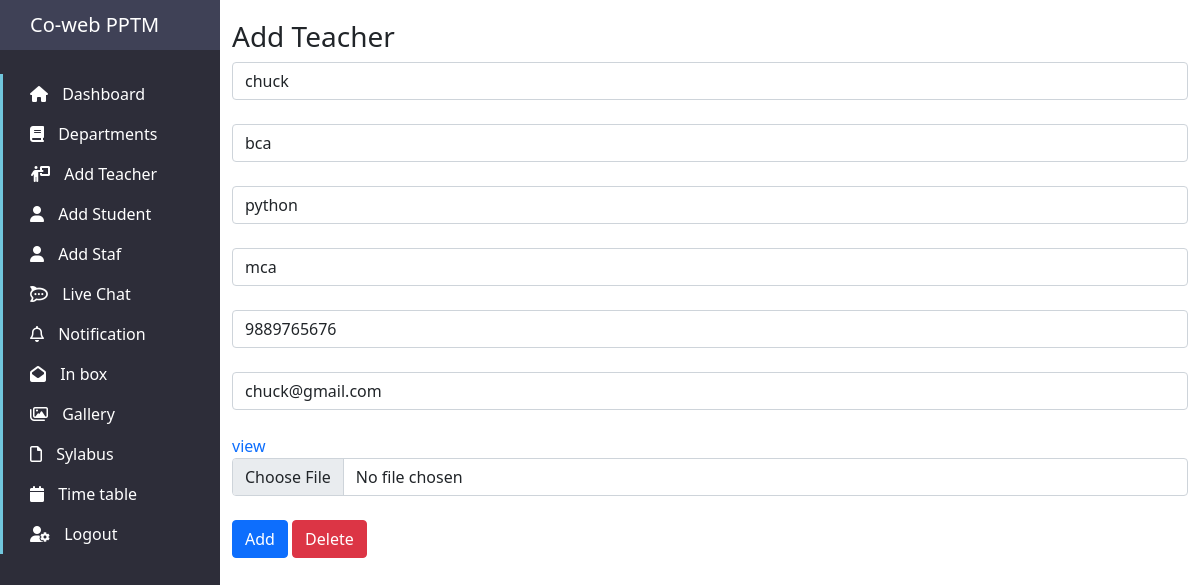
The page /manager/edit/teacher/5 on the database as committed earlier.
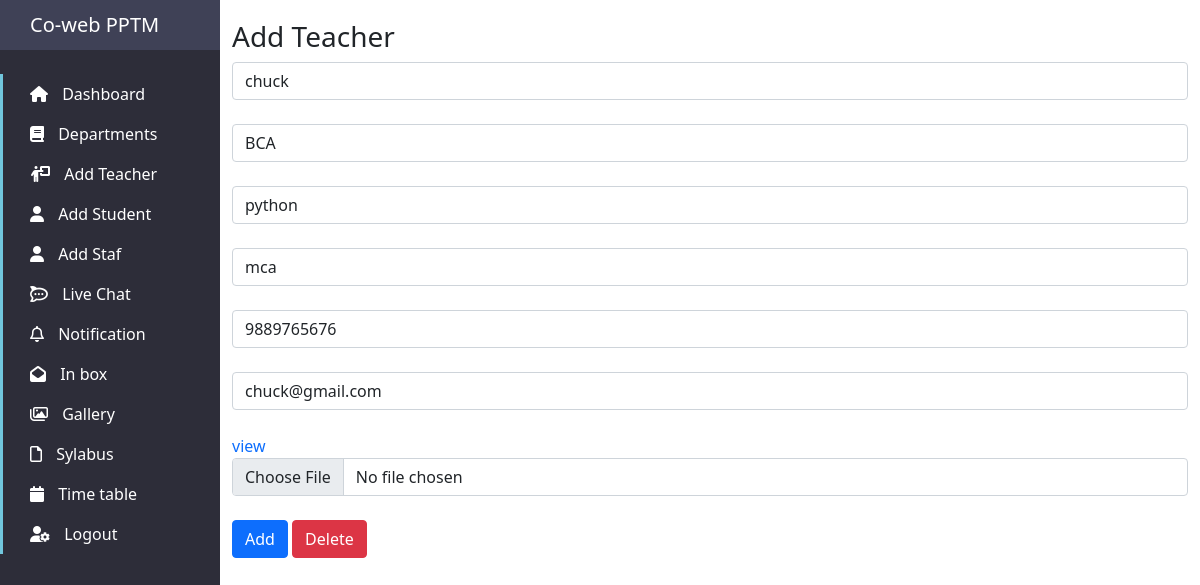
The same page on the database as committed later.
### sitemanager/models.py (models this page shows)
class Teachers(models.Model):
          user = models.ForeignKey(User,on_delete=models.CASCADE,db_constraint=False)
          Department = models.CharField(max_length= 20,null=True)
          Subject = models.CharField(max_length=30)
          Qualifications = models.CharField(max_length=100)
          Phone_number = models.CharField(max_length=10)
          Photo =models.ImageField(null=True, blank=True, upload_to="images/",default="images/example3.jpg")

### sitemanager/views.py (the view, shortened to what this page needs)
# urls.py: path('edit/teacher/<int:u_id>',views.edit_teacher),
def edit_teacher(request,u_id):
    data = Teachers.objects.get(pk = u_id)
    page = 1
    return render(request,"form_add.html",{'page':page,'data':data})

### sitemanager/templates/form_add.html (shortened to what this page needs)
{% extends 'admin_index.html' %}
{% block views %}
{% if page == 1 %}
<h3>Add Teacher</h3>
    <form action="" method="post" enctype="multipart/form-data">
        <input class="form-control"  type="text" placeholder="Enter full name" name="name" value="{{data.user.first_name}}" required><br>
        <input class="form-control"  type="text" name="dpt" placeholder="Department" value="{{data.Department}}" required><br>
        <input class="form-control"  type="text" name="subject" placeholder="Subject" value="{{data.Subject}}" required><br>
        <input class="form-control"  type="text" name="qualifications" placeholder="Qualifications" value="{{data.Qualifications}}" required><br>
        <input class="form-control"  type="tel" name="phone" placeholder="Phone number" value="{{data.Phone_number}}" required><br>
        <input class="form-control"  type="email" name="email" placeholder="Email address" value="{{data.user.email}}" required><br>
        <a href="{{data.Photo.url}}">view</a><br>
        <input class="form-control"  type="file" name="image" required><br>
        <input class="btn btn-primary" type="submit" value="Add">
        <a href="/manager/delete/user/{{data.user.id}}" class="btn btn-danger">Delete</a>
    </form>
{% endif %}
{% endblock views %}

Rows that differ between the two databases and show on the page:
changed Teachers "python": dpt "bca" → "BCA"
